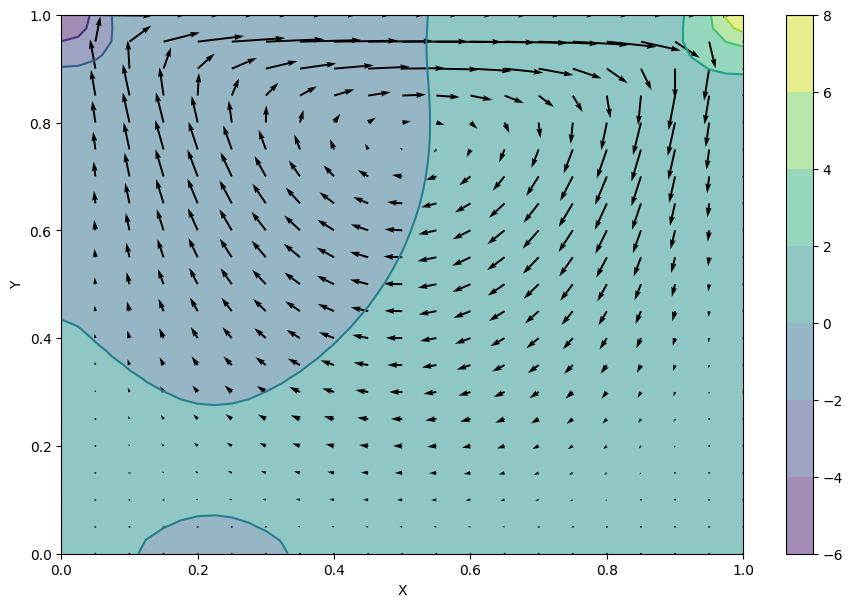

The Python source for this figure:
import numpy as np
from matplotlib import pyplot, cm
from devito import Grid, TimeFunction, Function, Eq, solve, Operator, configuration, SubDomain, NODE

######## same as 01.py but with staggered grid - MAC grid
# Still using standard devito (no petsc)

ny = 41
nx = 41


nt = 2000
nit = 50


x_coord = np.linspace(0, 1, nx)
y_coord = np.linspace(0, 1, ny)


Y, X = np.meshgrid(x_coord, y_coord)

rho = 1
nu = .1
dt = .0007

# p is at cell centres - create subdomain to solve poisson equation only at pressure points
# that fall inside the physical domain (i.e exclude the right and top ghost columns at i=nx-1 and j=ny-1)
class PressureInterior(SubDomain):
    name = 'pressure_interior'
    def define(self, dimensions):
        x, y = dimensions
        return {x: ('middle', 0, 1), y: ('middle', 0, 1)}

grid = Grid(shape=(nx, ny), extent=(1, 1.), subdomains=(PressureInterior(),), dtype=np.float64)
x, y = grid.dimensions
t = grid.stepping_dim

#MAC grid:
#u - staggered in y
# v - staggered in x
# p - cell centres (staggered in both x and y)
u = TimeFunction(name='u', grid=grid, space_order=2, staggered=y)
v = TimeFunction(name='v', grid=grid, space_order=2, staggered=x)
p = TimeFunction(name='p', grid=grid, space_order=2, staggered=(x, y))


# tmp Functions (no time dimension) for the Poisson source. (this is actually not used in the original notebook,
# which suggests it is slightly wrong since the source is different for each jacobi iteration?)
# The Jacobi loop in oppres advances its own time counter, so any TimeFunction
# in the source would alternate between the two velocity buffers on each
# iteration — the solver would converge to an average of two different sources
# rather than the actual divergence of the current velocity, causing instability.
# So, we use uf anf vf which are time-invariant within the Jacobi loop.
uf = Function(name='uf', grid=grid, space_order=2, staggered=y)
vf = Function(name='vf', grid=grid, space_order=2, staggered=x)


# u-momentum:
# p.dxc is forcing the non staggering so it is not correct - that is why I use p.dx instead
eq_u = Eq(u.dt + u*u.dxc + v*u.dyc, -1./rho * p.dx + nu*(u.dx2 + u.dy2))
stencil_u = solve(eq_u, u.forward)
update_u = Eq(u.forward, stencil_u)


# from IPython import embed; embed()

# v-momentum:
eq_v = Eq(v.dt + u*v.dxc + v*v.dyc, -1./rho * p.dy + nu*(v.dx2 + v.dy2))
stencil_v = solve(eq_v, v.forward)
update_v = Eq(v.forward, stencil_v)

# from IPython import embed; embed()


# manual edit to x0 since using uf.dx and vf.dy alone does not seem to be correct? it seems to be left staggered?
ux_cc = uf.dx(x0=x + x.spacing/2)
vy_cc = vf.dy(x0=y + y.spacing/2)

# avergae then take derivative of averages 
# uy_cc = (uf[x, y+1] + uf[x+1, y+1] - uf[x, y-1] - uf[x+1, y-1]) / (4 * y.spacing)
# vx_cc = (vf[x+1, y] + vf[x+1, y+1] - vf[x-1, y] - vf[x-1, y+1]) / (4 * x.spacing)

# eq_p = Eq(p.laplace,
#           rho * (1./dt * (ux_cc + vy_cc) - ux_cc**2 - 2*uy_cc*vx_cc - vy_cc**2),
#           subdomain=grid.subdomains['pressure_interior'])

eq_p = Eq(p.laplace,
          rho * (1./dt * (ux_cc + vy_cc) - ux_cc**2 - 2*uf.dy*vf.dx - vy_cc**2),
          subdomain=grid.subdomains['pressure_interior'])

stencil_p = solve(eq_p, p)
update_p = Eq(p.forward, stencil_p)


# u BCs
# Left/right walls: u is not x-staggered so nodes sit exactly on the walls.
# Bottom wall - average across the wall is zero, so ghost point is negative of first interior point

# Top lid (y=1): value at the wall equals U_lid=1: (u[ny-2] + u[ny-1])/2 = 1
# u[ny-1] = 2 - u[ny-2]
bc_u  = [Eq(u[t+1, 0, y], 0)] # left
bc_u += [Eq(u[t+1, nx-1, y], 0)] # right
bc_u += [Eq(u[t+1, x, -1], -u[t+1, x, 0])] # bottom
bc_u += [Eq(u[t+1, x, ny-1], 2 - u[t+1, x, ny-2])]  # lid: u=1 at y=1

bc_v  = [Eq(v[t+1, -1, y], -v[t+1, 0, y])] # left
bc_v += [Eq(v[t+1, nx-1, y], -v[t+1, nx-2, y])]  # ghost beyond right wall
bc_v += [Eq(v[t+1, x, ny-1], 0)] # top
bc_v += [Eq(v[t+1, x, 0], 0)] # bottom


# p is at cell centres
bc_p  = [Eq(p[t+1, -1, y], p[t+1, 0, y])]  # left halo ghost → Neumann at x=0
bc_p += [Eq(p[t+1, nx-1, y], p[t+1, nx-2, y])]  # right ghost → Neumann at x=1
bc_p += [Eq(p[t+1, x, -1], p[t+1, x, 0])] # bottom halo ghost → Neumann at y=0
bc_p += [Eq(p[t+1, x, ny-1], p[t+1, x, ny-2])]  # top ghost → Neumann at y=1
bc_p += [Eq(p[t+1, 0, 0], 0)] # pin pressure at corner 


optime = Operator([update_u, update_v] + bc_u + bc_v)
oppres = Operator([update_p] + bc_p)
# print(oppres.ccode)

configuration['log-level'] = 'ERROR'

for step in range(0, nt):
    if step > 0:
        uf.data[:] = u.data[step % 2]
        vf.data[:] = v.data[step % 2]
        oppres(time_M=nit)
    optime(time_m=step, time_M=step, dt=dt)



# Import u values at x=L/2 (table 6, column 2 rows 12-26) in Marchi et al.
Marchi_Re10_u = np.array([[0.0625, -3.85425800e-2],
                          [0.125,  -6.96238561e-2],
                          [0.1875, -9.6983962e-2],
                          [0.25,   -1.22721979e-1],
                          [0.3125, -1.47636199e-1],
                          [0.375,  -1.71260757e-1],
                          [0.4375, -1.91677043e-1],
                          [0.5,    -2.05164738e-1],
                          [0.5625, -2.05770198e-1],
                          [0.625,  -1.84928116e-1],
                          [0.6875, -1.313892353e-1],
                          [0.75,   -3.1879308e-2],
                          [0.8125,  1.26912095e-1],
                          [0.875,   3.54430364e-1],
                          [0.9375,  6.50529292e-1]])
# Import v values at y=L/2 (table 6, column 2 rows 27-41) in Marchi et al.
Marchi_Re10_v = np.array([[0.0625, 9.2970121e-2],
                          [0.125,  1.52547843e-1],
                          [0.1875, 1.78781456e-1],
                          [0.25,   1.76415100e-1],
                          [0.3125, 1.52055820e-1],
                          [0.375,  1.121477612e-1],
                          [0.4375, 6.21048147e-2],
                          [0.5,    6.3603620e-3],
                          [0.5625,-5.10417285e-2],
                          [0.625, -1.056157259e-1],
                          [0.6875,-1.51622101e-1],
                          [0.75,  -1.81633561e-1],
                          [0.8125,-1.87021651e-1],
                          [0.875, -1.59898186e-1],
                          [0.9375,-9.6409942e-2]])

# run trivial operators to interpolate the staggered fields back onto original grid "nodes" for plotting and analysis

plotfunc_u = Function(name='plotfunc_u', grid=grid, space_order=2, staggered=NODE)
plotfunc_v = Function(name='plotfunc_v', grid=grid, space_order=2, staggered=NODE)
plotfunc_p = Function(name='plotfunc_p', grid=grid, space_order=2, staggered=NODE)

Operator(Eq(plotfunc_u, u))(time_M=0)
Operator(Eq(plotfunc_v, v))(time_M=0)
Operator(Eq(plotfunc_p, p))(time_M=0)


fig = pyplot.figure(figsize=(11, 7), dpi=100)
pyplot.contourf(X, Y, plotfunc_p.data[:], alpha=0.5, cmap=cm.viridis)
pyplot.colorbar()
pyplot.contour(X, Y, plotfunc_p.data[:], cmap=cm.viridis)
pyplot.quiver(X[::2, ::2], Y[::2, ::2], plotfunc_u.data[::2, ::2], plotfunc_v.data[::2, ::2])
pyplot.xlabel('X')
pyplot.ylabel('Y')
pyplot.savefig('02.png', dpi=100, bbox_inches='tight')
pyplot.show()

#NBVAL_IGNORE_OUTPUT
# Again, check results with Marchi et al 2009.
fig = pyplot.figure(figsize=(12, 6))
ax1 = fig.add_subplot(121)
ax1.plot(plotfunc_u.data[int(grid.shape[0]/2),:],y_coord[:])
ax1.plot(Marchi_Re10_u[:,1],Marchi_Re10_u[:,0],'ro')
ax1.set_xlabel('$u$')
ax1.set_ylabel('$y$')
ax1 = fig.add_subplot(122)
ax1.plot(x_coord[:],plotfunc_v.data[:,int(grid.shape[0]/2)])
ax1.plot(Marchi_Re10_v[:,0],Marchi_Re10_v[:,1],'ro')
ax1.set_xlabel('$x$')
ax1.set_ylabel('$v$')
pyplot.savefig('02_comparison.png', dpi=100, bbox_inches='tight')
pyplot.show()
